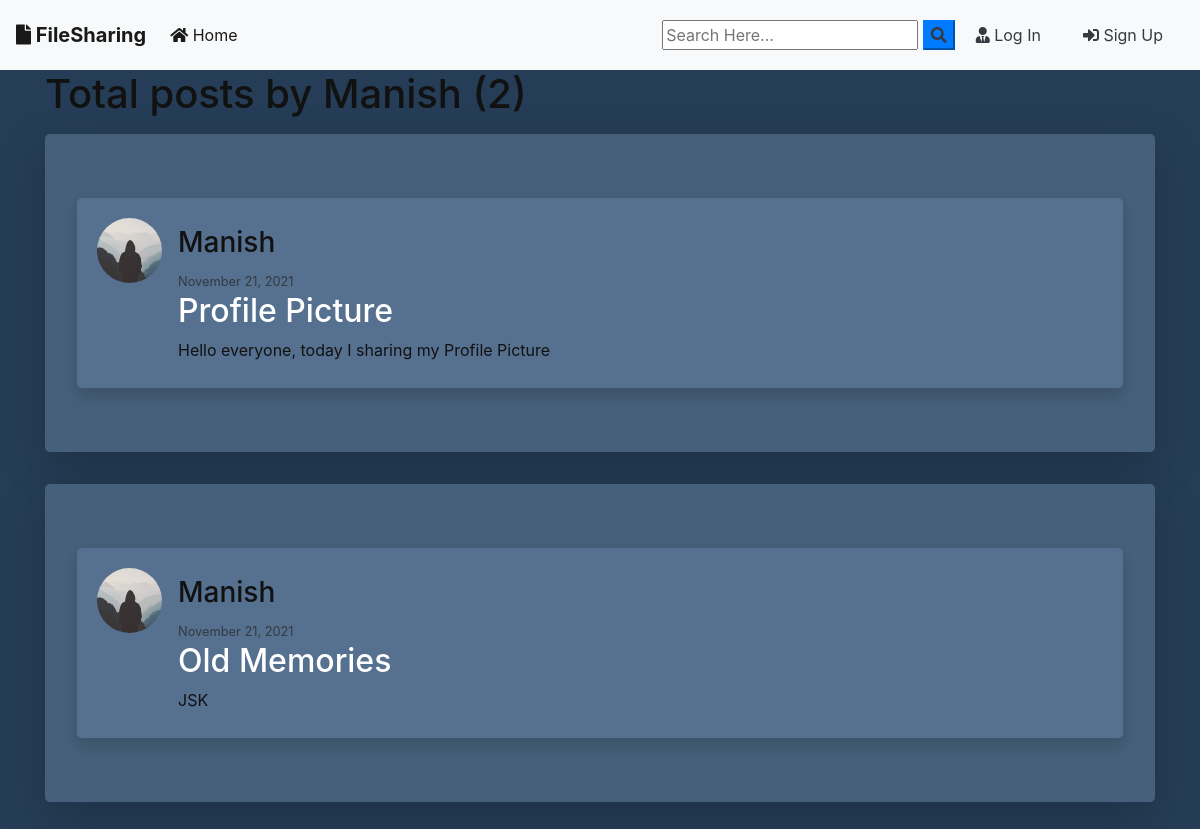
The app's page /user/Manish with its own data.
### blog/models.py (models this page shows, shortened)
class Post(models.Model):
	title = models.CharField(max_length=100)
	file = models.FileField(null=True,blank=True,upload_to='Files')
	content = models.TextField()
	date_posted = models.DateTimeField(default=timezone.now)
	author = models.ForeignKey(User, on_delete=models.CASCADE)

### users/models.py (models this page shows, shortened)
class Profile(models.Model):
    user = models.OneToOneField(User, on_delete=models.CASCADE)
    image = models.ImageField(default='default.jpg', upload_to='profile_pics')

### blog/views.py (the view)
# urls.py: path('user/<str:username>', UserPostListView.as_view(), name='user-posts'),
class UserPostListView(ListView):
    model = Post
    template_name = 'blog/user_posts.html'  # <app>/<model>_<viewtype>.html
    context_object_name = 'posts'
    paginate_by = 2
    def get_queryset(self):
        user = get_object_or_404(User, username=self.kwargs.get('username'))
        return Post.objects.filter(author=user).order_by('-date_posted')

### blog/templates/blog/user_posts.html (shortened to what this page needs)
{% extends "blog/base.html" %}
{% block content %}
    <h1 class="mb-3">Total posts by {{ view.kwargs.username }} ({{ page_obj.paginator.count }})</h1>
    {% for post in posts %}
    <div class="jumbotron mt-3  shadow-lg" style="background: rgb(70,95,122);">
      <article class="media  shadow" style="background: rgb(86,112,143); border-radius: 5px; padding: 20px 20px 10px 20px;">
          <img class="rounded-circle article-img" src="{{ post.author.profile.image.url }}">
          <div class="media-body">
            <h4 class="">
              <h3 class="mr-2" href="{% url 'user-posts' post.author.username %}">{{ post.author }}</h3>
              <small class="text-dark">{{ post.date_posted|date:"F d, Y" }}</small>
            </h4>
            <h2><a class="article-title" href="{% url 'post-detail' post.id %}">{{ post.title }}</a></h2>
            <p class="article-content">{{ post.content }}</p>
          </div>
        </article>
      </div>
    {% endfor %}
{% endblock content %}

### blog/static/blog/main.css (style rules this page uses)
body { background: #fafafa; color: #111; margin-top: 0; }
h1, h2, h3, h4, h5, h6 { color: #111; }
.article-title { color: #fff; }
.article-content { white-space: pre-line; }
.article-img { height: 65px; width: 65px; margin-right: 16px; }

### records on screen
Post: author.profile.image (placeholder picture), author "Manish", date_posted "November 21, 2021", title "Profile Picture", content "Hello everyone, today I sharing my Profile Picture"
Post: author.profile.image (placeholder picture), author "Manish", date_posted "November 21, 2021", title "Old Memories", content "JSK"

### other values on screen
{{ view.kwargs.username }} "Manish"
{{ page_obj.paginator.count }} "2"
